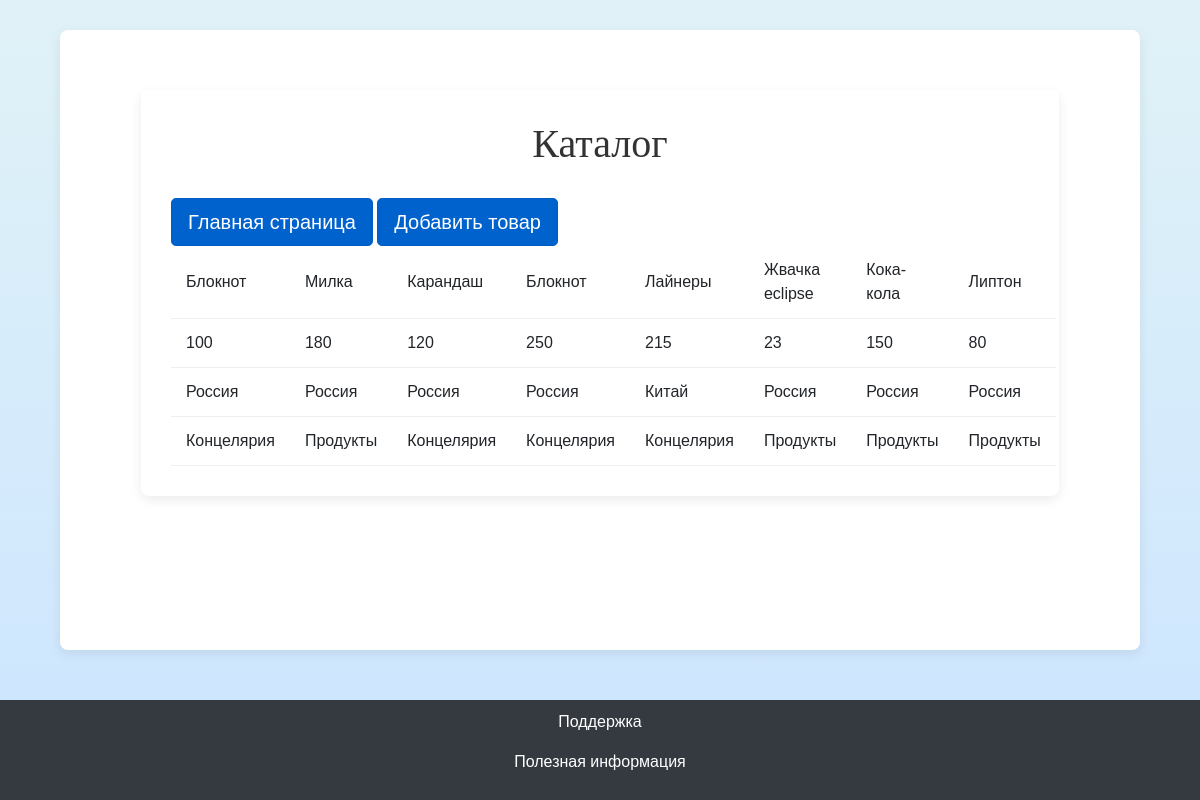
The app's page /catalog, older data.
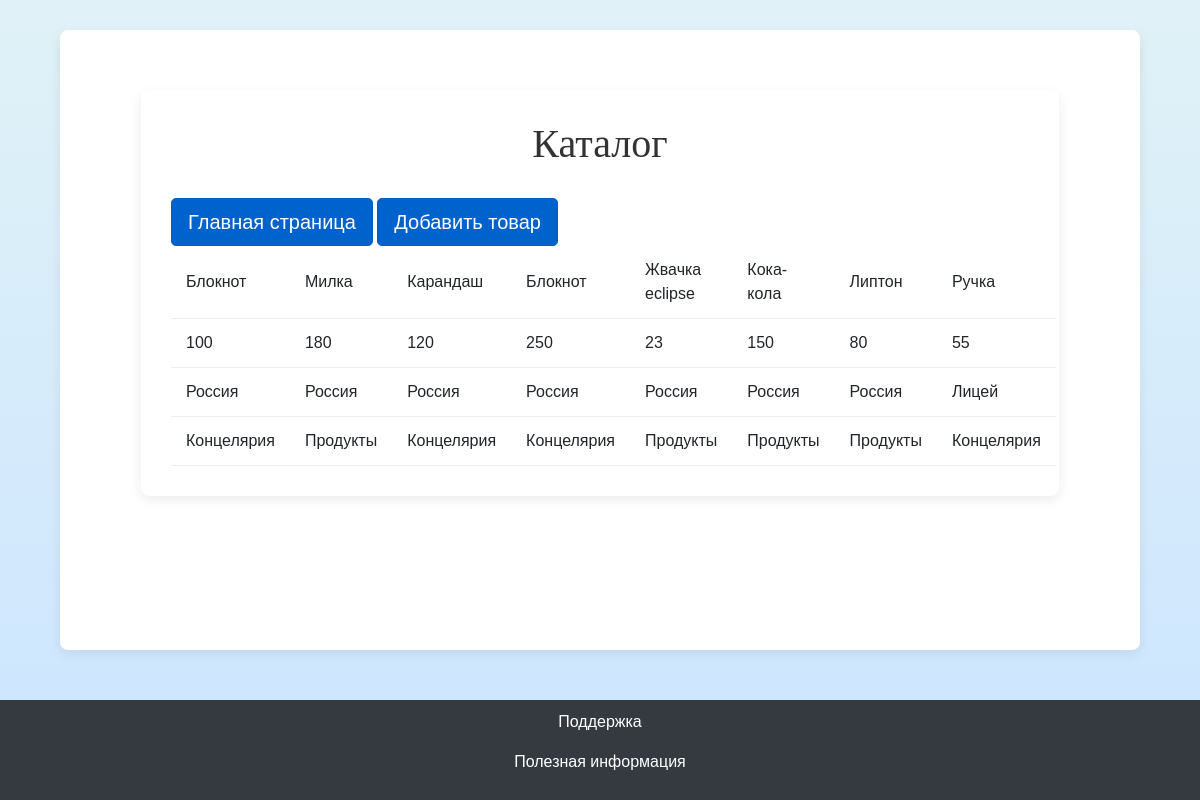
The same page, newer data.
### data/products.py (models this page shows)
class Product(SqlAlchemyBase):
    __tablename__ = 'products'
    id = sqlalchemy.Column(sqlalchemy.Integer,
                           primary_key=True, autoincrement=True)
    name = sqlalchemy.Column(sqlalchemy.String, nullable=True)
    price = sqlalchemy.Column(sqlalchemy.Integer, nullable=True)
    provider = sqlalchemy.Column(sqlalchemy.String, nullable=True)
    type = sqlalchemy.Column(sqlalchemy.String, nullable=True)

### main.py (the view)
@app.route('/catalog', methods=['GET', 'POST'])
def catalog():
    db_sess = db_session.create_session()
    products_db = db_sess.query(Product).all()
    names = [product.name for product in products_db]
    prices = [product.price for product in products_db]
    providers = [product.provider for product in products_db]
    types = [product.type for product in products_db]
    result = []
    for i in range(len(names)):
        result.append([names[i], prices[i], providers[i], types[i]])
    return render_template('catalog.html', title='Домашняя страница', list=names, list1=prices, list2=providers,
                           list3=types)

### data/db_session.py (called while the page is built)
def create_session() -> Session:
    global __factory
    return __factory()

### templates/catalog.html (shortened to what this page needs)
<!DOCTYPE html>
<html>
<head>
     <link rel="stylesheet" href="https://stackpath.bootstrapcdn.com/bootstrap/4.4.1/css/bootstrap.min.css">
</head>
<body>
<main role="main" class="container">
<div class="container">
    <h1>Каталог</h1>
    <a href="success" class="btn btn-primary btn-lg active" role="button" aria-pressed="true">Главная страница</a>
    <a href="add" class="btn btn-primary btn-lg active" role="button" aria-pressed="true">Добавить товар</a>
    <table class="product-table">
        <tbody>
        <tr>
            {% for item in list %}
            <td>{{item}}</td>
            {% endfor %}
        </tr>
        <tr>
            {% for item in list1 %}
            <td>{{item}}</td>
            {% endfor %}
        </tr>
        <tr>
            {% for item in list2 %}
            <td>{{item}}</td>
            {% endfor %}
        </tr>
        <tr>
            {% for item in list3 %}
            <td>{{item}}</td>
            {% endfor %}
        </tr>
        </tbody>
    </table>
</div>
</main>
<footer>
    <p><a class="telegram-link" href="https://t.me/store1523_support_bot" target="_blank">Поддержка</a></p>
    <p><a class="telegram-link" href="https://t.me/store1523_news_bot" target="_blank">Полезная информация</a></p>
</footer>
</body>
</html>

### templates/catalog.html (style rules this page uses)
body { background-color: #f8f9fa; font-family: 'Arial', sans-serif; display: flex; flex-direction: column; min-height: 100vh; margin: 0; background: linear-gradient(to bottom, #e0f2f7, #cce5ff); }
.container { width: 90%; margin: 30px auto; background-color: #fff; padding: 30px; border-radius: 8px; box-shadow: 0 4px 12px rgba(0, 0, 0, 0.08); }
h1 { text-align: center; color: #333; margin-bottom: 30px; font-family: 'Cormorant Garamond', serif; font-size: 2.5em; font-weight: normal; }
.product-table { width: 100%; border-collapse: collapse; display: block }
.product-table th, .product-table td { padding: 12px 15px; text-align: left; border-bottom: 1px solid #eee; }
.product-table td { vertical-align: middle; }
.telegram-link { color: white; text-decoration: none; }
main { flex: 1; }
footer { background-color: #343a40; color: white; text-align: center; padding: 10px; margin-top: 20px; }

Row changes from the older to the newer data that the page shows:
removed Product: name "Лайнеры", provider "Китай", type "Концелярия"
added Product: name "Ручка", provider "Лицей", type "Концелярия"
Text that changed along with them:
new list line: "55"
list line gone: "215"
